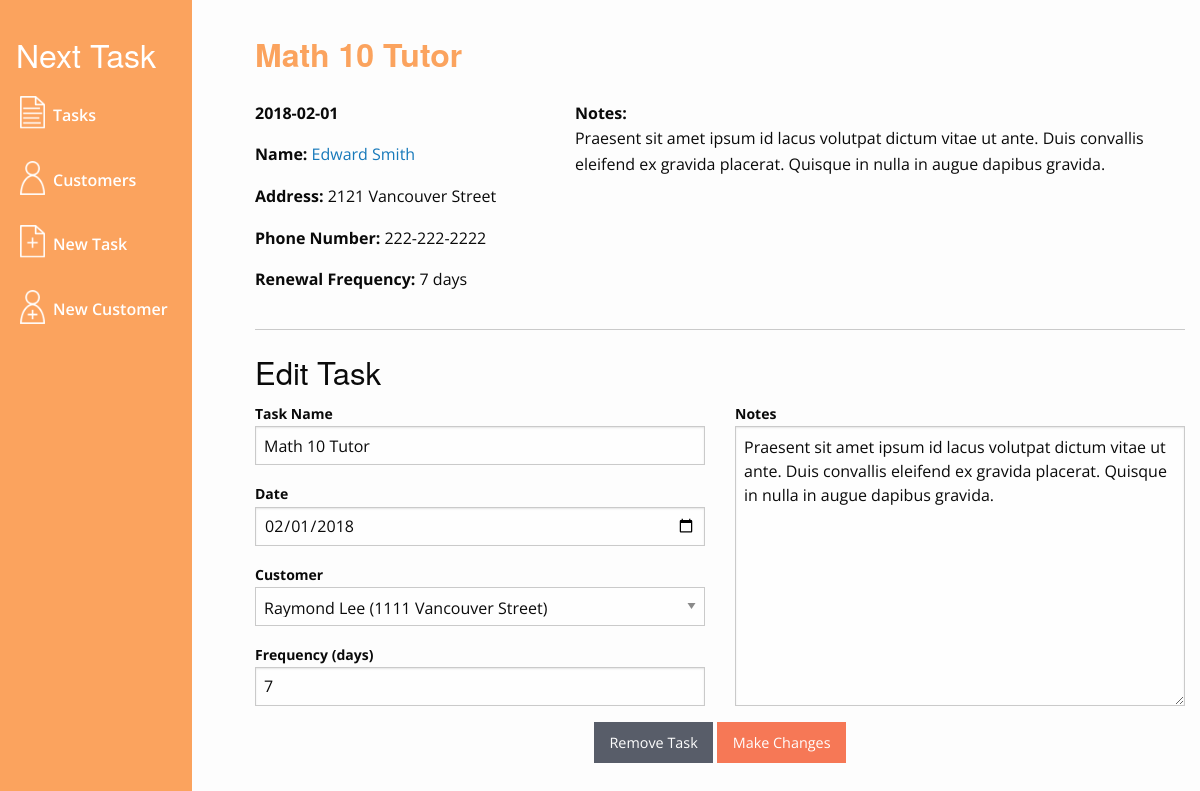
Screenshot of /task-info.php?taskID=14 with the database file from the repository.
### tables this page shows
CREATE TABLE `tasks` (
  `taskID` int(11) NOT NULL,
  `customerID` int(11) NOT NULL,
  `task` text NOT NULL,
  `visitDate` date NOT NULL,
  `frequency` int(11) NOT NULL,
  `notes` text NOT NULL,
  `completed` tinyint(1) NOT NULL
);

CREATE TABLE `customers` (
  `customerID` int(11) NOT NULL,
  `name` varchar(50) NOT NULL,
  `address` varchar(100) NOT NULL,
  `number` varchar(50) NOT NULL,
  `notes` text NOT NULL
);

### task-info.php (the view, shortened to what this page needs)
<?php
include("header.php");
$taskID = $_GET['taskID'];
$tQuery = "SELECT * FROM tasks WHERE taskID = '$taskID'";
$tResult = $conn->query($tQuery);
$tRow = $tResult->fetch_assoc();
$task = $tRow['task'];
$visitDate = $tRow['visitDate'];
$frequency = $tRow['frequency'];
$notes = $tRow['notes'];
$customerID = $tRow['customerID'];
$cQuery = "SELECT * FROM customers WHERE customerID = '$customerID'";
$cResult = $conn->query($cQuery);
$cRow = $cResult->fetch_assoc();
$name = $cRow['name'];
$address = $cRow['address'];
$number = $cRow['number'];
?>
<div class="grid-container side_menu_offset">
	<div class="grid-x grid-margin-x">
		<div class="large-12 cell">
			<h1><?php echo $task; ?></h1>
		</div>
	</div>
	<div class="grid-x grid-margin-x">
		<div class="medium-4 cell">
			<p><strong><?php echo $visitDate; ?></strong></p>
			<p><strong>Name:</strong> <a href ="profile.php?customerID=<?php echo $customerID; ?>"><?php echo $name; ?></a></p>
			<p><strong>Address:</strong> <?php echo $address; ?></p>
			<p><strong>Phone Number:</strong> <?php echo $number; ?></p>
			<p><strong>Renewal Frequency:</strong> <?php echo $frequency ?> days</p>
		</div>
		<div class="medium-8 cell">
			<p style = "margin-bottom: 0;"><strong>Notes:</strong></p>
			<p><?php echo $notes; ?></p>
		</div>
	</div>
	<hr>
	<div class="grid-x grid-margin-x">
		<div class="large-12 cell">
			<h3>Edit Task</h3>
		</div>
	</div>
	<div class="grid-x grid-margin-x">
		<div class="large-12 cell">
			<form action = "" method="post">
				<div class = "grid-x grid-margin-x">
					<div class = "medium-6 cell">
						<label><strong>Task Name</strong>
							<input name = "task" type="text" value="<?php echo $task; ?>">
						</label>
						<label><strong>Date</strong>
							<input name = "visitDate" type="date" value="<?php echo $visitDate; ?>">
						</label>
						<label><strong>Customer</strong>
							<select name="customer">
								<?php
								$cQuery = "SELECT * FROM customers";
								$cResult = $conn->query($cQuery);
								while($cRow = $cResult->fetch_assoc()) {
									echo "<option value='$cRow[customerID]'>".$cRow['name']." (".$cRow['address'].")</option>";
								}
								?>
							</select>
						</label>
						<label><strong>Frequency (days)</strong>
							<input name = "frequency" type="number" value="<?php echo $frequency; ?>">
						</label>
					</div>
					<div class = "medium-6 cell">
						<label><strong>Notes</strong>
							<textarea name = "notes" class = "task_notebox"><?php echo $notes; ?></textarea>
						</label>
					</div>
				</div>
				<div class = "button-center">
					<a href ="remove-task-confirm.php?taskID=<?php echo $taskID; ?>" class = 'delete button'>Remove Task</a>
					<input type = "submit" name = "submit" value = "Make Changes" class = "primary button">
				</div>
			</form>
		</div>
	</div>
</div>
<?php
include("footer.php");
?>

### css/app.css (style rules this page uses)
body { background-color: #fdfdfd; font-family: 'Open Sans', sans-serif; }
html, body { height: 100%; }
.button.primary { background-color: #F67856; color: #fefefe; }
.button.delete { background-color: #585D69; color: #fefefe; }
.button-center { text-align: center; }
h1 { margin-top: 2rem; font-size: 2rem; margin-bottom: 1.5rem; color: #FBA35E ; font-weight: 600 }
.task_notebox { height: 280px; }
@media only screen and (max-width: 1680px) { .side_menu_offset { margin-left: 15rem; } }

### rows the page displays
tasks: task "Math 10 Tutor", visitDate "2018-02-01", frequency "7", notes "Praesent sit amet ipsum id lacus volutpat dictum vitae ut ante. Duis convallis eleifend ex gravida placerat. Quisque in nulla in augue dapibus gravida.", visitDate "02/01/2018"
customers: name "Edward Smith", address "2121 Vancouver Street", number "222-222-2222"

### other values shown
form field customer "Raymond Lee (1111 Vancouver Street)"
